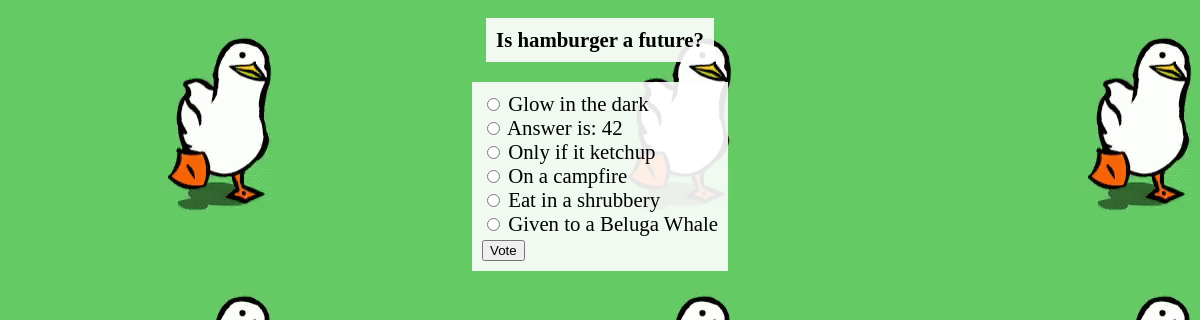
Page /polls/3/ on the committed database.
### polls/models.py (models this page shows, shortened)
class Question(models.Model):
    question_text = models.CharField(max_length=200)
    pub_date = models.DateTimeField('date published')

class Choice(models.Model):
    question = models.ForeignKey(Question, on_delete=models.CASCADE)
    choice_text = models.CharField(max_length=200)
    votes = models.IntegerField(default=0)

### polls/views.py (the view)
# urls.py: url(r'^(?P<pk>[0-9]+)/$', views.DetailView.as_view(), name='detail'),
class DetailView(generic.DetailView):
    model = Question
    template_name = 'polls/detail.html'

### polls/templates/polls/detail.html (shortened to what this page needs)
<!DOCTYPE html>
<html lang="en">
<head>
    {% load static %}
    <link rel="stylesheet" type="text/css" href="{% static 'polls/style.css' %}"/>
</head>
<body>
    <h1 class="easyreader">
        {{ question.question_text }}
    </h1>
    <form action="{% url 'polls:vote' question.id %}" method="post" class="easyreader">
        {% for choice in question.choice_set.all %}
            <input type="radio" name="choice" id="choice{{ forloop.counter }}" value="{{ choice.id}}"/>
            <label for="choice{{ forloop.counter }}">
                {{ choice.choice_text }}
            </label><br/>
        {% endfor %}
        <input type="submit" value="Vote" />
    </form>
</body>
</html>

### polls/static/polls/style.css (style rules this page uses)
body { display: flex; flex-direction: column; align-items: center; background: white url("images/background.gif"); }
.easyreader { background-color: rgba(255, 255, 255, 0.9); font-size: 130%; padding: 10px; margin: 10px; }

### rows in the picture
Question: question_text "Is hamburger a future?"
Choice: choice_text "Glow in the dark"
Choice: choice_text "Answer is: 42"
Choice: choice_text "Only if it ketchup"
Choice: choice_text "On a campfire"
Choice: choice_text "Eat in a shrubbery"
Choice: choice_text "Given to a Beluga Whale"
